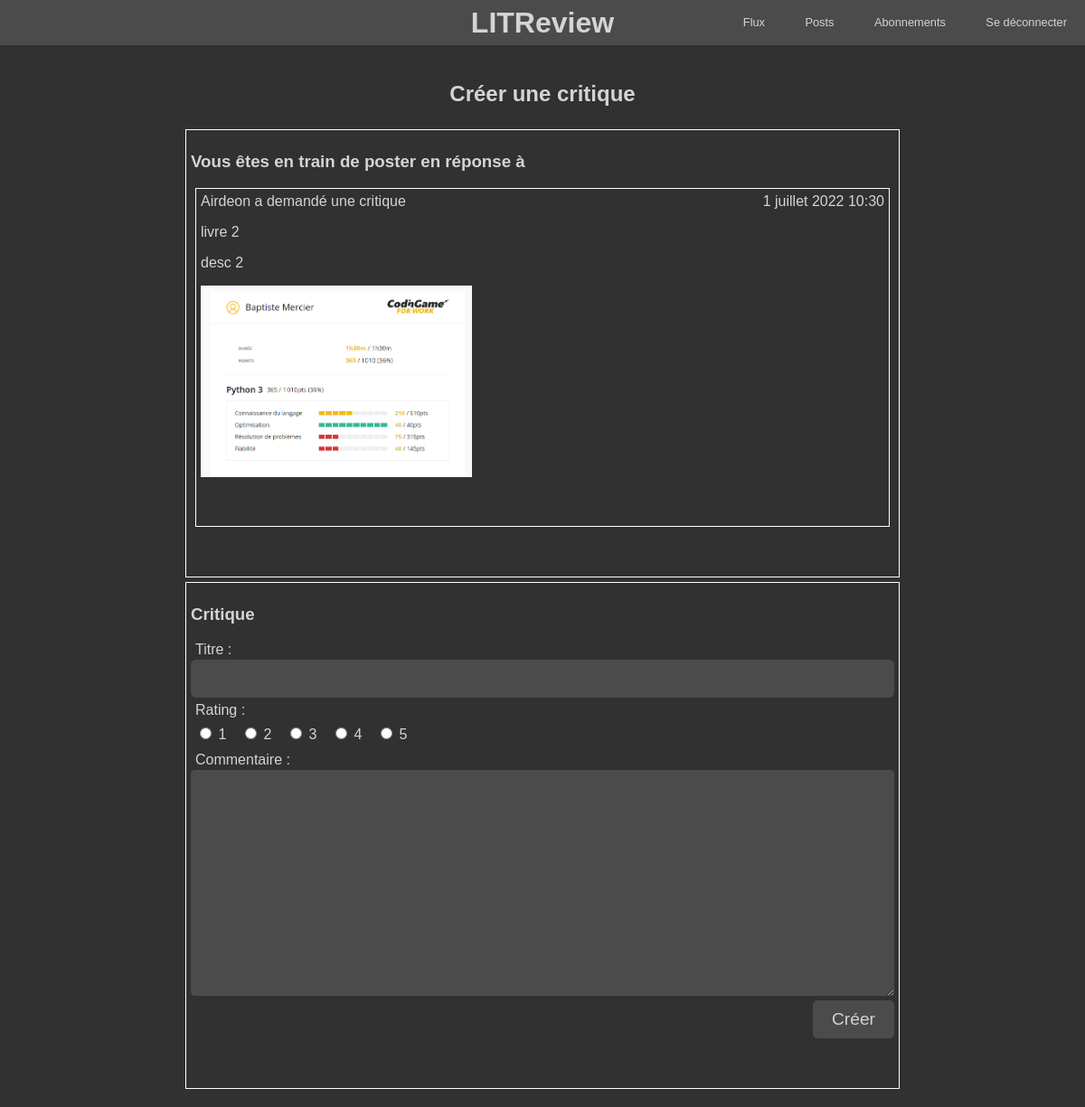
The app's page /Ticket/critique/14/ (signed in) with its own data.
### Ticket/models.py (models this page shows, shortened)
class Ticket(models.Model):
    title = models.CharField(max_length=128, verbose_name="Titre")
    description = models.TextField(max_length=2048, blank=True, verbose_name="Description")
    user = models.ForeignKey(User, on_delete=models.CASCADE, verbose_name="Utilisateur", default=1)
    image = models.ImageField(upload_to="images", null=True, blank=True, verbose_name="Image")
    time_created = models.DateTimeField(auto_now_add=True, verbose_name="Date de création")

### Ticket/views.py (the view, shortened to what this page needs)
# urls.py: path("critique/<str:pk>/", CritiqueView.as_view(), name="critique"),
class CritiqueView(LoginRequiredMixin, CreateView):
    template_name = "Ticket/critique.html"
    model = Review
    form_class = ReviewForm
    def get_context_data(self, **kwargs):
        context = super().get_context_data(**kwargs)
        context["ticket"] = Ticket.objects.get(id=self.kwargs.get("pk"))
        context["submit_text"] = "Créer"
        return context

### Ticket/forms.py
class ReviewForm(forms.ModelForm):
    rating = forms.ChoiceField(widget=forms.RadioSelect, choices=[(1, 1), (2, 2), (3, 3), (4, 4), (5, 5)])
    class Meta:
        model = Review
        fields = ["headline", "body", "rating"]

### Ticket/templates/Ticket/critique.html (shortened to what this page needs)
{% extends 'base.html' %}
{% load static %}
{% block content %}
<div class="row center">
    <h2>Créer une critique</h2>
</div>
<div class="bloc_border">
    <h3>Vous êtes en train de poster en réponse à</h3>
    <div class="bloc_border">
        <div class="bloc_ticket_title">
            <p class="datetime">{{ ticket.time_created }}</p>
            <p>{{ ticket.user }} a demandé une critique</p>
        </div>
        <div>
            <p>{{ ticket.title }}</p>
        </div>
        <div>
            <p>{{ ticket.description }}</p>
        </div>
        <div>
            <img class="image" src="{{ ticket.image.url }}" alt="image"></img>
        </div>
    </div>
</div>
<div class="bloc_border">
    <h3>Critique</h3>
    <form class="form" method="post" enctype="multipart/form-data">
        <div class="row">
            {{ form.headline }}{{ form.headline.label_tag }}
        </div>
        <div class="row">
            {{ form.rating.label_tag }}{{ form.rating }}
        </div>
        <div class="row">
            {{ form.body }}{{ form.body.label_tag }}
        </div>
        <div class="row right">
            <input type="submit" value="{{ submit_text }}" class="button">
        </div>
    </form>
</div>
{% endblock content %}

### LITReview/static/css/main.css (style rules this page uses)
body { font-family: "Ubuntu", sans-serif; top: 0px; margin: 0; background-color: #313131; color: #d4d4d4; }
.row { display: -webkit-box; display: -ms-flexbox; display: flex; gap: 5px; margin: 5px 0 5px 0; }
.center { -webkit-box-pack: center; -ms-flex-pack: center; justify-content: center; }
.right { -webkit-box-pack: end; -ms-flex-pack: end; justify-content: flex-end; }
.button { position: relative; display: inline-block; -webkit-transition: 0.5s; -o-transition: 0.5s; transition: 0.5s; padding: 0 20px 0 20px; font-size: 1.2em; background-color: #4b4b4b; overflow: hidden; line-height: 40px; border-radius: 5px; border: 1px solid #4b4b4b; color: #d4d4d4; -webkit-text-decoration: auto; text-decoration: auto; text-align: center; fill: #d4d4d4; }
.form { border-radius: 8px; }
.form label { position: absolute; margin-left: 5px; display: block; -webkit-transition: 0.5s; -o-transition: 0.5s; transition: 0.5s; }
.form input[type=text], .form input[type=date], .form input[type=datetime], .form input[type=email], .form input[type=search], .form input[type=time], .form input[type=url], .form input[type=password], .form input[type=number], .form textarea, .form select { background: #4b4b4b; border: none; border-radius: 0.3em; font-size: 1.2em; outline: 0; min-width: 0; -webkit-box-flex: 1; margin-top: 20px; -ms-flex: 1; flex: 1; padding: 10px; height: 42px; -ms-flex-positive: 1; flex-grow: 1; -webkit-box-sizing: border-box; box-sizing: border-box; color: #d3d3d3; }
.form textarea { height: 250px; }
.form #id_rating { height: 25px; display: -webkit-box; display: -ms-flexbox; display: flex; margin-top: 25px; }
.form #id_rating div { width: 50px; }
.bloc_border { border: 1px solid white; margin: 5px; padding: 5px; padding-bottom: 50px; }
.bloc_ticket_title p { margin: 0; }
.datetime { float: right; }
.image { max-width: 300px; }

### records on screen
Ticket: time_created "1 juillet 2022 10:30", user "Airdeon", title "livre 2", description "desc 2", image (picture)
